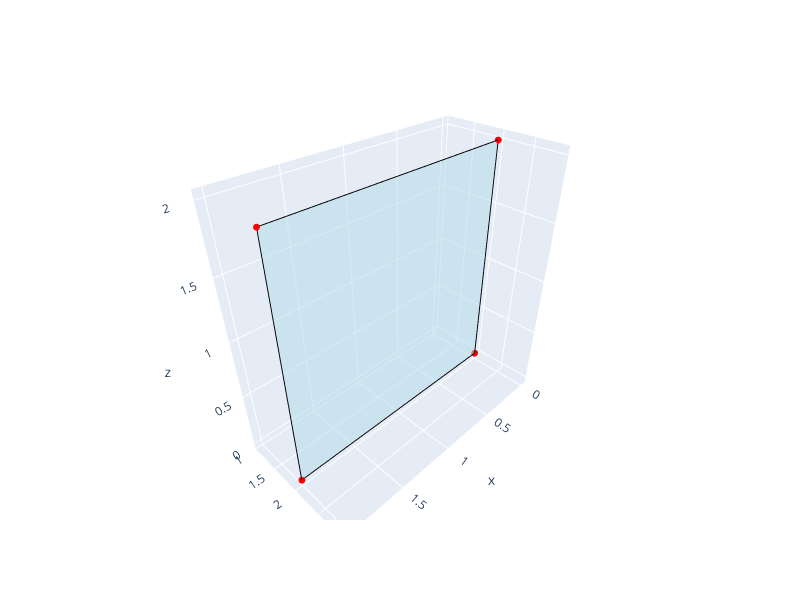

Notebook code cell kept with this figure:
### Code cell
cell = tf.Cell.Box(0.0, 0.0, 0.0, 2.0, 2.0, 2.0)
tf.Topology.Show(cell.Faces()[3], renderer='browser')

### Figure 1 — Plotly figure (JSON) as saved in the notebook; plotly's stock layout.template omitted (floating-point values rounded to 4 significant figures)
{"data": [{"color": "lightblue", "flatshading": true, "i": [0, 3], "j": [1, 4], "k": [2, 5], "opacity": 0.5, "type": "mesh3d", "x": [2, 2, 0, 0, 0, 2], "y": [2, 2, 2, 2, 2, 2], "z": [2, 0, 0, 0, 2, 2]}, {"line": {"color": "black", "width": 2}, "mode": "lines", "showlegend": false, "type": "scatter3d", "x": [0, 2], "y": [2, 2], "z": [0, 0]}, {"line": {"color": "black", "width": 2}, "mode": "lines", "showlegend": false, "type": "scatter3d", "x": [0, 0], "y": [2, 2], "z": [0, 2]}, {"line": {"color": "black", "width": 2}, "mode": "lines", "showlegend": false, "type": "scatter3d", "x": [2, 0], "y": [2, 2], "z": [2, 2]}, {"line": {"color": "black", "width": 2}, "mode": "lines", "showlegend": false, "type": "scatter3d", "x": [2, 2], "y": [2, 2], "z": [2, 0]}, {"marker": {"color": "red", "size": 4}, "mode": "markers", "showlegend": false, "type": "scatter3d", "x": [2, 0, 0, 2], "y": [2, 2, 2, 2], "z": [0, 0, 2, 2]}], "layout": {"height": 600, "scene": {"aspectmode": "data"}, "width": 800}}
